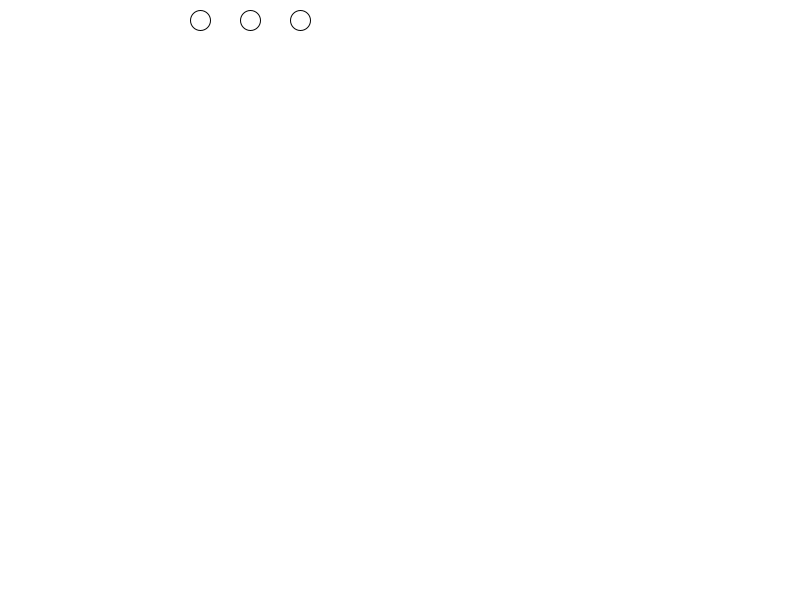
Frame 1 (no input)
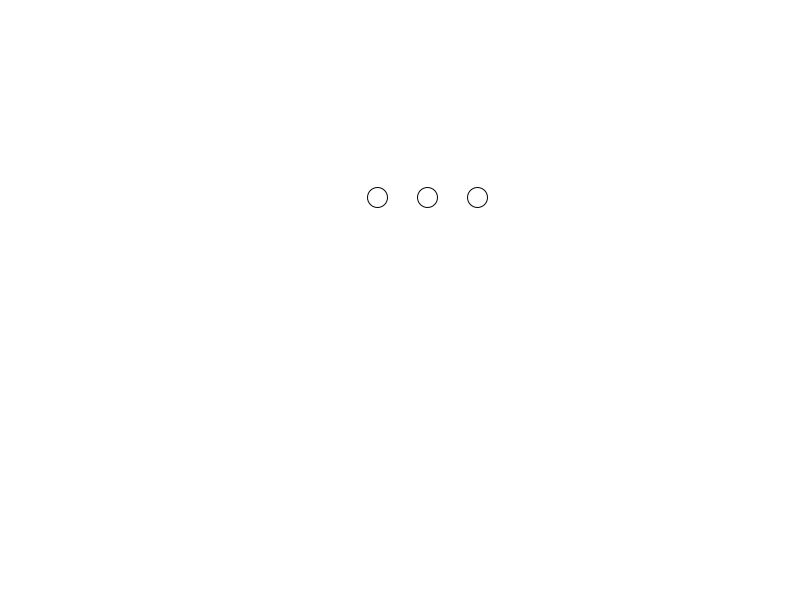
Frame 60 (the mouse pressed at the canvas centre just before this capture)
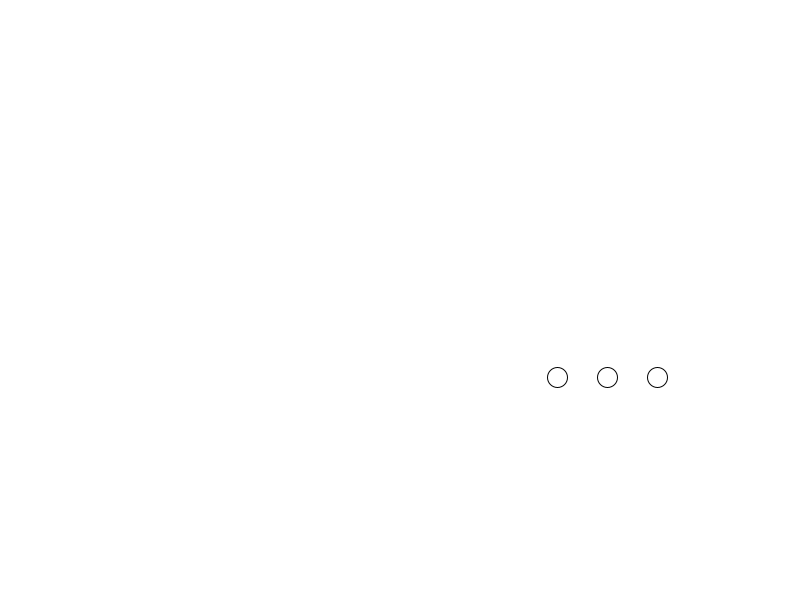
Frame 120 (the mouse held since frame 60 and released just before this capture)

The Processing sketch that drew these frames (run headless with seeded random() and noise(); from frame 60 on, the mouse is pressed at the canvas centre):

// Processing sketch: processing_160863
// ── processing_160863.pde

int x = 200;
int y = 20; 
int xspeed = 3;
int yspeed = 3;
int spacing = 50;
void setup() {
  size(800, 600);

}

void draw() {
  background(255);
  
    int xpos1 = x; // actual x position.  Add to this line
    int ypos1 = y;
    int xpos2 = x + spacing;
    int xpos3 = x + spacing*2;
    
    if (xpos1 > width || xpos1 < 0) { // left and right walls
      xspeed = -xspeed; // go the other way
    } else if (xpos2 > width || xpos2 < 0) {
      xspeed = -xspeed;
    } else if (xpos3 > width || xpos3 < 0) {
      xspeed = -xspeed;
    }
    if (y > height || y < 0) { // top and bottom walls
      yspeed = -yspeed; // go the other way 
    }
    ellipse(xpos1, y, 20, 20);
    ellipse(xpos2, y, 20, 20);
    ellipse(xpos3, y, 20, 20);
  
  x+=xspeed; // this effectively moves them
  y+=yspeed;
}
